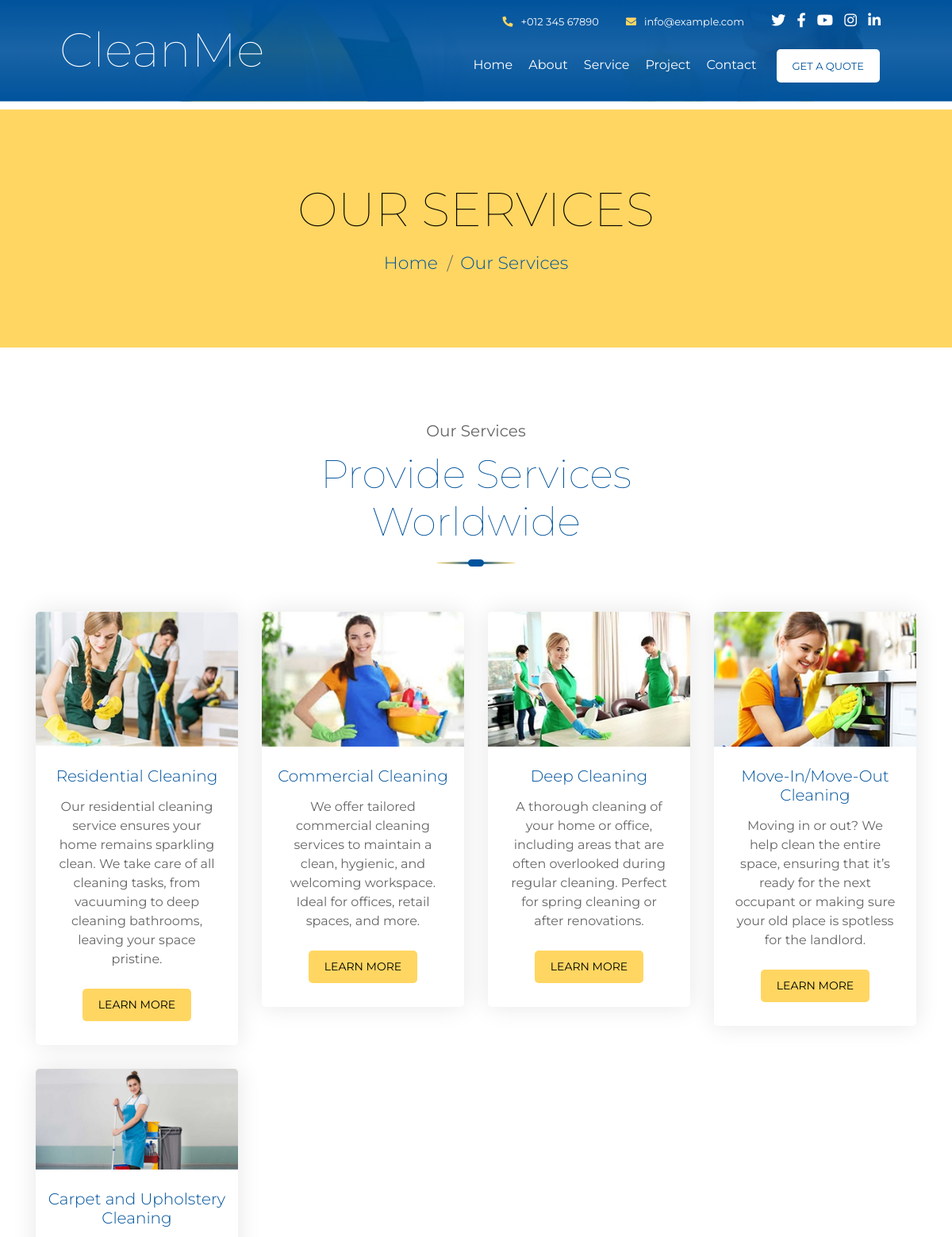
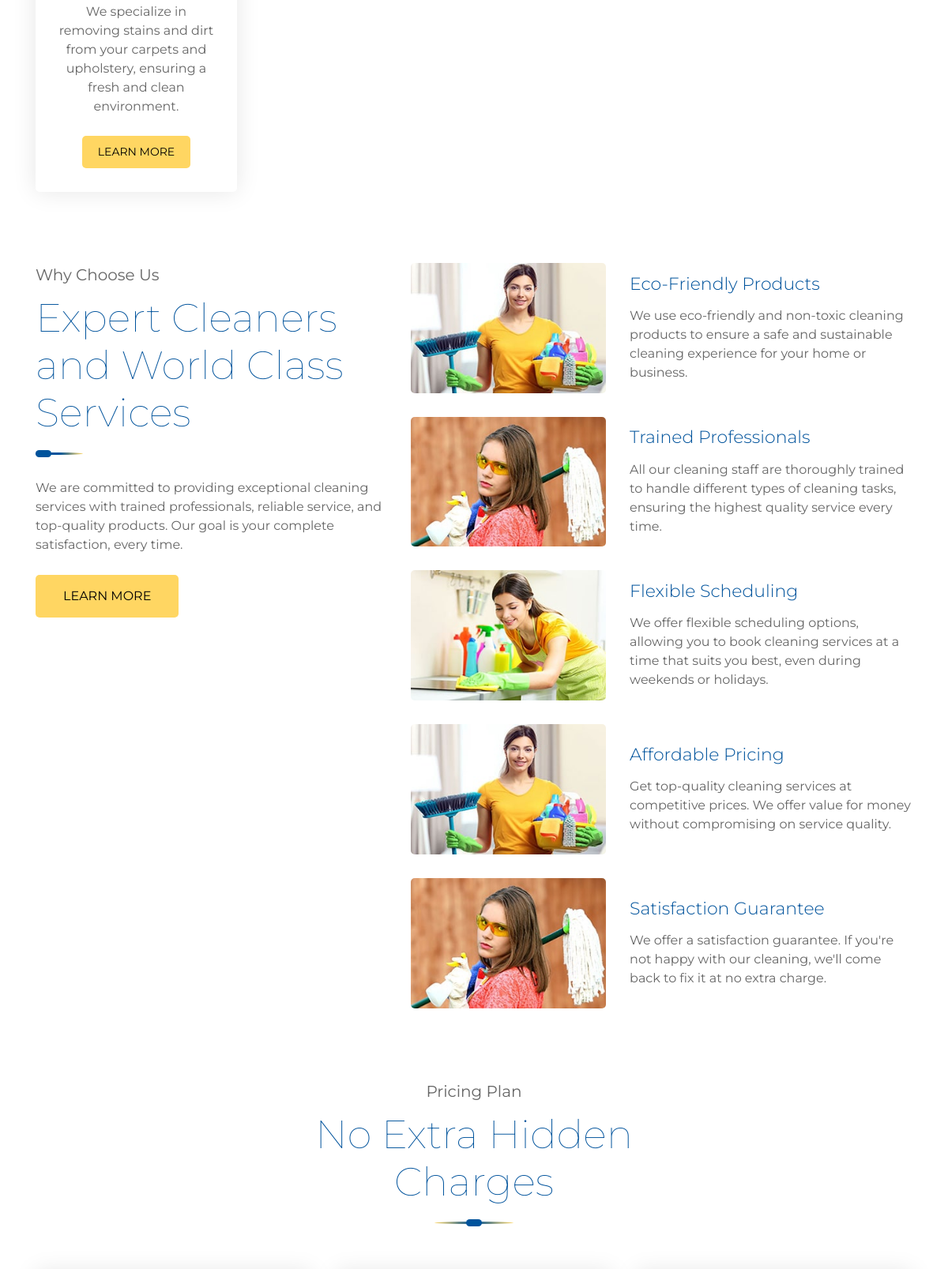
Page /services/ (upper part) on the committed database (2 pictures, top to bottom).
### core/models.py (models this page shows, shortened)
class Service(models.Model):
    title = models.CharField(max_length=100)
    description = models.TextField()
    image = models.ImageField(upload_to='services/')

class Feature(models.Model):
    title = models.CharField(max_length=100)
    description = models.TextField()
    image = models.ImageField(upload_to='features/')

### core/views.py (the view)
# urls.py: path('services/', views.services, name='services'),
def services(request):
    services = Service.objects.all()
    features = Feature.objects.all()
    pricing_plans = PricingPlan.objects.all()
    return render(request, 'core/service.html', {
        'services': services,
        'features': features,
        'pricing_plans': pricing_plans
    })

### core/models.py (called while the page is built)
    def feature_list(self):
        return self.features.strip().split('\n')

### core/templates/core/service.html (shortened to what this page needs)
{% extends "base.html" %}
{% load static %}
{% block content %}
<div class="page-header">
    <div class="container">
        <div class="row">
            <div class="col-12">
                <h2>Our Services</h2>
            </div>
            <div class="col-12">
                <a href="{% url 'home' %}">Home</a>
                <a href="#">Our Services</a>
            </div>
        </div>
    </div>
</div>
<div class="service">
    <div class="container">
        <div class="section-header">
            <p>Our Services</p>
            <h2>Provide Services Worldwide</h2>
        </div>
        <div class="row">
            {% for service in services %}
            <div class="col-lg-3 col-md-6">
                <div class="service-item">
                    <img src="{{ service.image.url }}" alt="{{ service.title }}">
                    <h3>{{ service.title }}</h3>
                    <p>{{ service.description }}</p>
                    <a class="btn" href="#">Learn More</a>
                </div>
            </div>
            {% endfor %}
        </div>
    </div>
</div>
<div class="feature">
    <div class="container">
        <div class="row">
            <div class="col-md-5">
                <div class="section-header left">
                    <p>Why Choose Us</p>
                    <h2>Expert Cleaners and World Class Services</h2>
                </div>
                <p>
                    We are committed to providing exceptional cleaning services with trained professionals, reliable service, and top-quality products. Our goal is your complete satisfaction, every time.
                </p>
                <a class="btn" href="#">Learn More</a>
            </div>
            <div class="col-md-7">
                {% for feature in features %}
                <div class="row align-items-center feature-item">
                    <div class="col-5">
                        <img src="{{ feature.image.url }}" alt="{{ feature.title }}">
                    </div>
                    <div class="col-7">
                        <h3>{{ feature.title }}</h3>
                        <p>{{ feature.description }}</p>
                    </div>
                </div>
                {% endfor %}
            </div>
        </div>
    </div>
</div>
<div class="price">
    <div class="container">
        <div class="section-header">
            <p>Pricing Plan</p>
            <h2>No Extra Hidden Charges</h2>
        </div>
    </div>
</div>
{% endblock %}

### core/static/css/style.css (style rules this page uses)
body { color: #666666; background: #ffffff; font-family: 'Montserrat', sans-serif; font-weight: 400; }
h1, h2, h3, h4, h5, h6 { font-weight: 100; }
a { color: #454545; transition: .3s; }
.page-header { position: relative; margin-bottom: 45px; padding: 90px 0; text-align: center; background: #FFD662; }
.page-header h2 { color: #000000; font-size: 60px; font-weight: 100; text-transform: uppercase; margin-bottom: 15px; }
.page-header a { position: relative; padding: 0 12px; font-size: 22px; font-weight: 300; color: #00539C; }
.page-header a::after { position: absolute; content: "/"; width: 8px; height: 8px; top: -2px; right: -7px; text-align: center; color: #666666; }
.page-header a:last-child::after { display: none; }
.section-header { position: relative; width: 100%; max-width: 550px; text-align: center; margin: 0 auto; margin-bottom: 60px; padding-bottom: 15px; }
.section-header::before { position: absolute; content: ""; width: 100px; height: 3px; left: calc(50% - 50px); bottom: 0; background: linear-gradient(to left, #FFD662, #00539C, #FFD662); border-radius: 100%; }
.section-header::after { position: absolute; content: ""; width: 20px; height: 9px; left: calc(50% - 10px); bottom: -3px; background: #00539C; border-radius: 5px; }
.section-header p { margin-bottom: 10px; font-size: 20px; }
.section-header h2 { color: #00539C; font-size: 50px; font-weight: 100; }
.section-header.left { text-align: left; }
.section-header.left::before { width: 60px; left: 0; background: linear-gradient(to left, #FFD662, #00539C, #00539C); border-radius: 0 100% 100% 0; }
.section-header.left::after { left: 0; border-radius: 5px; }
.service { position: relative; width: 100%; padding: 45px 0 15px 0; }
.service .service-item { position: relative; width: 100%; text-align: center; background: #ffffff; border-radius: 5px; margin-bottom: 30px; box-shadow: 0 0 30px rgba(0, 0, 0, .1); }
.service .service-item img { width: 100%; border-radius: 5px 5px 0 0; }
.service .service-item h3 { margin: 0; padding: 25px 15px 15px 15px; font-size: 20px; font-weight: 300; color: #00539C; }
.service .service-item p { margin: 0; padding: 0 25px 25px 25px; font-size: 16px; }
.service .service-item a.btn { position: relative; margin-bottom: 30px; padding: 10px 20px; font-size: 14px; text-transform: uppercase; color: #000000; border: none; border-radius: 5px; background: #FFD662; transition: .3s; }
.feature { position: relative; width: 100%; padding: 45px 0 15px 0; }
.feature .section-header { margin-bottom: 30px; }
.feature a.btn { margin-top: 10px; padding: 15px 35px; font-size: 16px; text-transform: uppercase; color: #000000; border: none; border-radius: 5px; background: #FFD662; transition: .3s; }
.feature .feature-item { margin-bottom: 30px; }
.feature .feature-item img { width: 100%; border-radius: 5px; }
.feature .feature-item h3 { margin-bottom: 15px; font-size: 22px; font-weight: 300; color: #00539C; }
.feature .feature-item p { margin: 0; font-size: 16px; }
.price { position: relative; padding: 45px 0 15px 0; }

### rows in the picture
Service: image (picture), title "Residential Cleaning", description "Our residential cleaning service ensures your home remains sparkling clean. We take care of all cleaning tasks, from vacuuming to deep cleaning bathrooms, leaving your space pristine."
Service: image (picture), title "Commercial Cleaning", description "We offer tailored commercial cleaning services to maintain a clean, hygienic, and welcoming workspace. Ideal for offices, retail spaces, and more."
Service: image (picture), title "Deep Cleaning", description "A thorough cleaning of your home or office, including areas that are often overlooked during regular cleaning. Perfect for spring cleaning or after renovations."
Service: image (picture), title "Move-In/Move-Out Cleaning", description "Moving in or out? We help clean the entire space, ensuring that it’s ready for the next occupant or making sure your old place is spotless for the landlord."
Service: image (picture), title "Carpet and Upholstery Cleaning", description "We specialize in removing stains and dirt from your carpets and upholstery, ensuring a fresh and clean environment."
Feature: image (picture), title "Eco-Friendly Products", description "We use eco-friendly and non-toxic cleaning products to ensure a safe and sustainable cleaning experience for your home or business."
Feature: image (picture), title "Trained Professionals", description "All our cleaning staff are thoroughly trained to handle different types of cleaning tasks, ensuring the highest quality service every time."
Feature: image (picture), title "Flexible Scheduling", description "We offer flexible scheduling options, allowing you to book cleaning services at a time that suits you best, even during weekends or holidays."
Feature: image (picture), title "Affordable Pricing", description "Get top-quality cleaning services at competitive prices. We offer value for money without compromising on service quality."
Feature: image (picture), title "Satisfaction Guarantee", description "We offer a satisfaction guarantee. If you're not happy with our cleaning, we'll come back to fix it at no extra charge."
